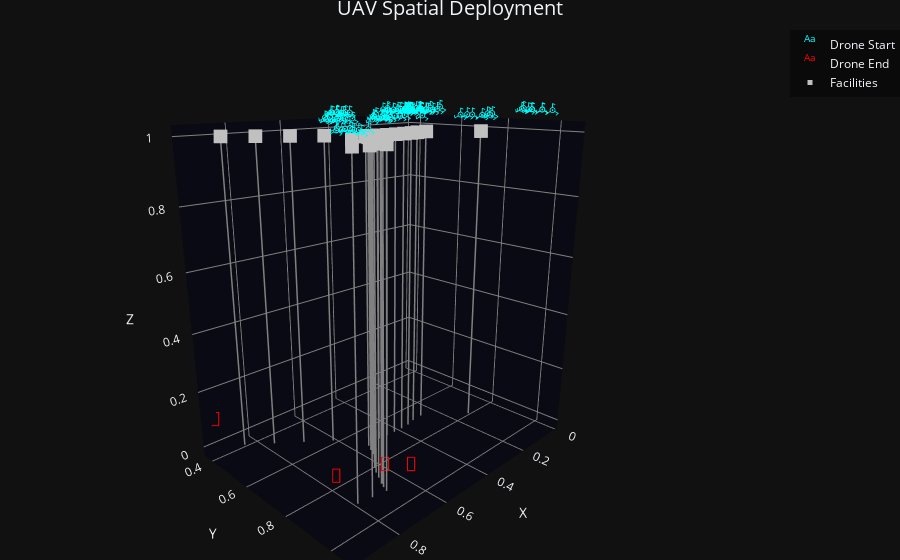

Notebook source saved alongside this figure:
### Code cell
plot_UAV_FLPO(START_locs, END_locs, Y_arr[-1], (4,3))
plot_UAV_FLPO_3D(START_locs, END_locs, Y_arr[-1])

### Figure 1 — Plotly figure (JSON) as saved in the notebook; plotly's stock layout.template omitted (floating-point values rounded to 4 significant figures)
{"data": [{"mode": "text", "name": "Drone Start", "text": ["𖥂", "𖥂", "𖥂", "𖥂", "𖥂", "𖥂", "𖥂", "𖥂", "𖥂", "𖥂", "𖥂", "𖥂", "𖥂", "𖥂", "𖥂", "𖥂", "𖥂", "𖥂", "𖥂", "𖥂", "𖥂", "𖥂", "𖥂", "𖥂", "𖥂", "𖥂", "𖥂", "𖥂", "𖥂", "𖥂", "𖥂", "𖥂", "𖥂", "𖥂", "𖥂", "𖥂", "𖥂", "𖥂", "𖥂", "𖥂", "𖥂", "𖥂", "𖥂", "𖥂", "𖥂", "𖥂", "𖥂", "𖥂", "𖥂", "𖥂", "𖥂", "𖥂", "𖥂", "𖥂", "𖥂", "𖥂", "𖥂", "𖥂", "𖥂", "𖥂", "𖥂", "𖥂", "𖥂", "𖥂", "𖥂", "𖥂", "𖥂", "𖥂", "𖥂", "𖥂", "𖥂", "𖥂", "𖥂", "𖥂", "𖥂", "𖥂", "𖥂", "𖥂", "𖥂", "𖥂", "𖥂", "𖥂", "𖥂", "𖥂", "𖥂", "𖥂", "𖥂", "𖥂", "𖥂", "𖥂", "𖥂", "𖥂", "𖥂", "𖥂", "𖥂", "𖥂", "𖥂", "𖥂", "𖥂", "𖥂"], "textfont": {"color": "cyan", "size": 16}, "type": "scatter3d", "x": [0.5364, 0.4801, 0.5184, 0.5646, 0.5041, 0.5411, 0.5404, 0.5912, 0.5255, 0.7424, 0.7172, 0.7552, 0.7036, 0.7611, 0.6725, 0.7069, 0.6674, 0.7067, 0.6866, 0.7183, 0.05389, 0.02864, 0.03575, 0.04068, 0.01509, 0.05246, 0.03889, 0.0239, 0.05283, 0.5554, 0.5757, 0.5907, 0.5472, 0.5868, 0.5782, 0.551, 0.5707, 0.6075, 0.6007, 0.6006, 0.6139, 0.6097, 0.5842, 0.3658, 0.1603, 0.3036, 0.2457, 0.2926, 0.2812, 0.3716, 0.2693, 0.2919, 0.305, 0.3546, 0.3792, 0.3261, 0.2859, 0.3455, 0.3538, 0.2706, 0.2904, 0.3314, 0.3054, 0.3238, 0.3153, 0.2619, 0.2661, 0.2811, 0.3055, 0.2262, 0.2963, 0.2874, 0.3001, 0.2534, 0.3253, 0.3293, 0.3347, 0.2718, 0.308, 0.3886, 0.3704, 0.3274, 0.3481, 0.4067, 0.371, 0.2846, 0.3417, 0.3318, 0.3887, 0.886, 0.8558, 0.8653, 0.8821, 0.9046, 0.9243, 0.8885, 0.8865, 0.9036, 0.8826, 0.8708], "y": [0.8001, 0.8535, 0.761, 0.7805, 0.8085, 0.7294, 0.8262, 0.7707, 0.7492, 0.7534, 0.7134, 0.7632, 0.7816, 0.7974, 0.8519, 0.7567, 0.7189, 0.721, 0.7899, 0.7767, 0.9243, 0.9582, 0.9999, 0.9659, 0.8795, 0.8979, 0.9276, 0.9559, 0.935, 0.575, 0.5959, 0.5937, 0.6043, 0.5839, 0.6223, 0.6269, 0.6226, 0.793, 0.814, 0.8344, 0.8433, 0.8331, 0.8311, 0.7132, 0.6453, 0.6193, 0.7076, 0.7026, 0.7199, 0.6931, 0.649, 0.7098, 0.6449, 0.9145, 0.91, 0.9736, 0.9356, 0.9611, 0.9323, 0.941, 0.6214, 0.6444, 0.643, 0.6433, 0.6358, 0.6505, 0.6355, 0.6639, 0.6534, 0.6597, 0.6325, 0.6749, 0.6423, 0.6395, 0.6212, 0.6123, 0.6298, 0.6602, 0.6935, 0.6251, 0.6319, 0.6453, 0.6875, 0.6832, 0.6318, 0.6931, 0.6662, 0.5675, 0.6038, 0.987, 1.031, 0.9803, 1.028, 0.9975, 1.001, 1.02, 0.9592, 1.061, 1.007, 0.9867], "z": [1.0, 1.0, 1.0, 1.0, 1.0, 1.0, 1.0, 1.0, 1.0, 1.0, 1.0, 1.0, 1.0, 1.0, 1.0, 1.0, 1.0, 1.0, 1.0, 1.0, 1.0, 1.0, 1.0, 1.0, 1.0, 1.0, 1.0, 1.0, 1.0, 1.0, 1.0, 1.0, 1.0, 1.0, 1.0, 1.0, 1.0, 1.0, 1.0, 1.0, 1.0, 1.0, 1.0, 1.0, 1.0, 1.0, 1.0, 1.0, 1.0, 1.0, 1.0, 1.0, 1.0, 1.0, 1.0, 1.0, 1.0, 1.0, 1.0, 1.0, 1.0, 1.0, 1.0, 1.0, 1.0, 1.0, 1.0, 1.0, 1.0, 1.0, 1.0, 1.0, 1.0, 1.0, 1.0, 1.0, 1.0, 1.0, 1.0, 1.0, 1.0, 1.0, 1.0, 1.0, 1.0, 1.0, 1.0, 1.0, 1.0, 1.0, 1.0, 1.0, 1.0, 1.0, 1.0, 1.0, 1.0, 1.0, 1.0, 1.0]}, {"mode": "text", "name": "Drone End", "text": ["📍", "📍", "📍", "📍", "📍", "📍", "📍", "📍", "📍", "📍", "📍", "📍", "📍", "📍", "📍", "📍", "📍", "📍", "📍", "📍", "📍", "📍", "📍", "📍", "📍", "📍", "📍", "📍", "📍", "📍", "📍", "📍", "📍", "📍", "📍", "📍", "📍", "📍", "📍", "📍", "📍", "📍", "📍", "📍", "📍", "📍", "📍", "📍", "📍", "📍", "📍", "📍", "📍", "📍", "📍", "📍", "📍", "📍", "📍", "📍", "📍", "📍", "📍", "📍", "📍", "📍", "📍", "📍", "📍", "📍", "📍", "📍", "📍", "📍", "📍", "📍", "📍", "📍", "📍", "📍", "📍", "📍", "📍", "📍", "📍", "📍", "📍", "📍", "📍", "📍", "📍", "📍", "📍", "📍", "📍", "📍", "📍", "📍", "📍", "📍"], "textfont": {"color": "red", "size": 20}, "type": "scatter3d", "x": [0.8579, 0.8579, 0.8579, 0.8579, 0.8579, 0.8579, 0.8579, 0.8579, 0.8579, 0.8579, 0.8579, 0.8579, 0.8579, 0.8579, 0.8579, 0.8579, 0.8579, 0.8579, 0.8579, 0.8579, 0.8579, 0.8579, 0.8579, 0.8579, 0.8579, 0.9446, 0.9446, 0.9446, 0.9446, 0.9446, 0.9446, 0.9446, 0.9446, 0.9446, 0.9446, 0.9446, 0.9446, 0.9446, 0.9446, 0.9446, 0.9446, 0.9446, 0.9446, 0.9446, 0.9446, 0.9446, 0.9446, 0.9446, 0.9446, 0.9446, 0.72, 0.72, 0.72, 0.72, 0.72, 0.72, 0.72, 0.72, 0.72, 0.72, 0.72, 0.72, 0.72, 0.72, 0.72, 0.72, 0.72, 0.72, 0.72, 0.72, 0.72, 0.72, 0.72, 0.72, 0.72, 0.6654, 0.6654, 0.6654, 0.6654, 0.6654, 0.6654, 0.6654, 0.6654, 0.6654, 0.6654, 0.6654, 0.6654, 0.6654, 0.6654, 0.6654, 0.6654, 0.6654, 0.6654, 0.6654, 0.6654, 0.6654, 0.6654, 0.6654, 0.6654, 0.6654], "y": [0.8861, 0.8861, 0.8861, 0.8861, 0.8861, 0.8861, 0.8861, 0.8861, 0.8861, 0.8861, 0.8861, 0.8861, 0.8861, 0.8861, 0.8861, 0.8861, 0.8861, 0.8861, 0.8861, 0.8861, 0.8861, 0.8861, 0.8861, 0.8861, 0.8861, 0.372, 0.372, 0.372, 0.372, 0.372, 0.372, 0.372, 0.372, 0.372, 0.372, 0.372, 0.372, 0.372, 0.372, 0.372, 0.372, 0.372, 0.372, 0.372, 0.372, 0.372, 0.372, 0.372, 0.372, 0.372, 0.9455, 0.9455, 0.9455, 0.9455, 0.9455, 0.9455, 0.9455, 0.9455, 0.9455, 0.9455, 0.9455, 0.9455, 0.9455, 0.9455, 0.9455, 0.9455, 0.9455, 0.9455, 0.9455, 0.9455, 0.9455, 0.9455, 0.9455, 0.9455, 0.9455, 0.9998, 0.9998, 0.9998, 0.9998, 0.9998, 0.9998, 0.9998, 0.9998, 0.9998, 0.9998, 0.9998, 0.9998, 0.9998, 0.9998, 0.9998, 0.9998, 0.9998, 0.9998, 0.9998, 0.9998, 0.9998, 0.9998, 0.9998, 0.9998, 0.9998], "z": [0.0, 0.0, 0.0, 0.0, 0.0, 0.0, 0.0, 0.0, 0.0, 0.0, 0.0, 0.0, 0.0, 0.0, 0.0, 0.0, 0.0, 0.0, 0.0, 0.0, 0.0, 0.0, 0.0, 0.0, 0.0, 0.0, 0.0, 0.0, 0.0, 0.0, 0.0, 0.0, 0.0, 0.0, 0.0, 0.0, 0.0, 0.0, 0.0, 0.0, 0.0, 0.0, 0.0, 0.0, 0.0, 0.0, 0.0, 0.0, 0.0, 0.0, 0.0, 0.0, 0.0, 0.0, 0.0, 0.0, 0.0, 0.0, 0.0, 0.0, 0.0, 0.0, 0.0, 0.0, 0.0, 0.0, 0.0, 0.0, 0.0, 0.0, 0.0, 0.0, 0.0, 0.0, 0.0, 0.0, 0.0, 0.0, 0.0, 0.0, 0.0, 0.0, 0.0, 0.0, 0.0, 0.0, 0.0, 0.0, 0.0, 0.0, 0.0, 0.0, 0.0, 0.0, 0.0, 0.0, 0.0, 0.0, 0.0, 0.0]}, {"line": {"color": "gray", "width": 3}, "mode": "lines", "showlegend": false, "type": "scatter3d", "x": [0.582, 0.582], "y": [0.7309, 0.7309], "z": [0, 1]}, {"line": {"color": "gray", "width": 3}, "mode": "lines", "showlegend": false, "type": "scatter3d", "x": [0.6783, 0.6783], "y": [0.7792, 0.7792], "z": [0, 1]}, {"line": {"color": "gray", "width": 3}, "mode": "lines", "showlegend": false, "type": "scatter3d", "x": [0.5263, 0.5263], "y": [0.7229, 0.7229], "z": [0, 1]}, {"line": {"color": "gray", "width": 3}, "mode": "lines", "showlegend": false, "type": "scatter3d", "x": [0.6576, 0.6576], "y": [0.8374, 0.8374], "z": [0, 1]}, {"line": {"color": "gray", "width": 3}, "mode": "lines", "showlegend": false, "type": "scatter3d", "x": [0.4577, 0.4577], "y": [0.728, 0.728], "z": [0, 1]}, {"line": {"color": "gray", "width": 3}, "mode": "lines", "showlegend": false, "type": "scatter3d", "x": [0.6393, 0.6393], "y": [0.8182, 0.8182], "z": [0, 1]}, {"line": {"color": "gray", "width": 3}, "mode": "lines", "showlegend": false, "type": "scatter3d", "x": [0.4229, 0.4229], "y": [0.7292, 0.7292], "z": [0, 1]}, {"line": {"color": "gray", "width": 3}, "mode": "lines", "showlegend": false, "type": "scatter3d", "x": [0.6848, 0.6848], "y": [0.8839, 0.8839], "z": [0, 1]}, {"line": {"color": "gray", "width": 3}, "mode": "lines", "showlegend": false, "type": "scatter3d", "x": [0.766, 0.766], "y": [0.9411, 0.9411], "z": [0, 1]}, {"line": {"color": "gray", "width": 3}, "mode": "lines", "showlegend": false, "type": "scatter3d", "x": [0.6971, 0.6971], "y": [0.9082, 0.9082], "z": [0, 1]}, {"line": {"color": "gray", "width": 3}, "mode": "lines", "showlegend": false, "type": "scatter3d", "x": [0.1738, 0.1738], "y": [0.827, 0.827], "z": [0, 1]}, {"line": {"color": "gray", "width": 3}, "mode": "lines", "showlegend": false, "type": "scatter3d", "x": [0.6073, 0.6073], "y": [0.7777, 0.7777], "z": [0, 1]}, {"line": {"color": "gray", "width": 3}, "mode": "lines", "showlegend": false, "type": "scatter3d", "x": [0.7194, 0.7194], "y": [0.5598, 0.5598], "z": [0, 1]}, {"line": {"color": "gray", "width": 3}, "mode": "lines", "showlegend": false, "type": "scatter3d", "x": [0.8167, 0.8167], "y": [0.9335, 0.9335], "z": [0, 1]}, {"line": {"color": "gray", "width": 3}, "mode": "lines", "showlegend": false, "type": "scatter3d", "x": [0.7084, 0.7084], "y": [0.9289, 0.9289], "z": [0, 1]}, {"line": {"color": "gray", "width": 3}, "mode": "lines", "showlegend": false, "type": "scatter3d", "x": [0.3885, 0.3885], "y": [0.7275, 0.7275], "z": [0, 1]}, {"line": {"color": "gray", "width": 3}, "mode": "lines", "showlegend": false, "type": "scatter3d", "x": [0.3527, 0.3527], "y": [0.7187, 0.7187], "z": [0, 1]}, {"line": {"color": "gray", "width": 3}, "mode": "lines", "showlegend": false, "type": "scatter3d", "x": [0.5948, 0.5948], "y": [0.7545, 0.7545], "z": [0, 1]}, {"line": {"color": "gray", "width": 3}, "mode": "lines", "showlegend": false, "type": "scatter3d", "x": [0.7009, 0.7009], "y": [0.9125, 0.9125], "z": [0, 1]}, {"line": {"color": "gray", "width": 3}, "mode": "lines", "showlegend": false, "type": "scatter3d", "x": [0.7946, 0.7946], "y": [0.4973, 0.4973], "z": [0, 1]}, {"line": {"color": "gray", "width": 3}, "mode": "lines", "showlegend": false, "type": "scatter3d", "x": [0.7153, 0.7153], "y": [0.9487, 0.9487], "z": [0, 1]}, {"line": {"color": "gray", "width": 3}, "mode": "lines", "showlegend": false, "type": "scatter3d", "x": [0.3088, 0.3088], "y": [0.7159, 0.7159], "z": [0, 1]}, {"line": {"color": "gray", "width": 3}, "mode": "lines", "showlegend": false, "type": "scatter3d", "x": [0.6725, 0.6725], "y": [0.8595, 0.8595], "z": [0, 1]}, {"line": {"color": "gray", "width": 3}, "mode": "lines", "showlegend": false, "type": "scatter3d", "x": [0.6991, 0.6991], "y": [0.9133, 0.9133], "z": [0, 1]}, {"line": {"color": "gray", "width": 3}, "mode": "lines", "showlegend": false, "type": "scatter3d", "x": [0.7075, 0.7075], "y": [0.9276, 0.9276], "z": [0, 1]}, {"line": {"color": "gray", "width": 3}, "mode": "lines", "showlegend": false, "type": "scatter3d", "x": [0.6217, 0.6217], "y": [0.7988, 0.7988], "z": [0, 1]}, {"line": {"color": "gray", "width": 3}, "mode": "lines", "showlegend": false, "type": "scatter3d", "x": [0.8696, 0.8696], "y": [0.4347, 0.4347], "z": [0, 1]}, {"line": {"color": "gray", "width": 3}, "mode": "lines", "showlegend": false, "type": "scatter3d", "x": [0.644, 0.644], "y": [0.6221, 0.6221], "z": [0, 1]}, {"line": {"color": "gray", "width": 3}, "mode": "lines", "showlegend": false, "type": "scatter3d", "x": [0.56, 0.56], "y": [0.7176, 0.7176], "z": [0, 1]}, {"line": {"color": "gray", "width": 3}, "mode": "lines", "showlegend": false, "type": "scatter3d", "x": [0.4923, 0.4923], "y": [0.7267, 0.7267], "z": [0, 1]}, {"marker": {"color": "silver", "size": 5, "symbol": "square"}, "mode": "markers", "name": "Facilities", "type": "scatter3d", "x": [0.582, 0.6783, 0.5263, 0.6576, 0.4577, 0.6393, 0.4229, 0.6848, 0.766, 0.6971, 0.1738, 0.6073, 0.7194, 0.8167, 0.7084, 0.3885, 0.3527, 0.5948, 0.7009, 0.7946, 0.7153, 0.3088, 0.6725, 0.6991, 0.7075, 0.6217, 0.8696, 0.644, 0.56, 0.4923], "y": [0.7309, 0.7792, 0.7229, 0.8374, 0.728, 0.8182, 0.7292, 0.8839, 0.9411, 0.9082, 0.827, 0.7777, 0.5598, 0.9335, 0.9289, 0.7275, 0.7187, 0.7545, 0.9125, 0.4973, 0.9487, 0.7159, 0.8595, 0.9133, 0.9276, 0.7988, 0.4347, 0.6221, 0.7176, 0.7267], "z": [1.0, 1.0, 1.0, 1.0, 1.0, 1.0, 1.0, 1.0, 1.0, 1.0, 1.0, 1.0, 1.0, 1.0, 1.0, 1.0, 1.0, 1.0, 1.0, 1.0, 1.0, 1.0, 1.0, 1.0, 1.0, 1.0, 1.0, 1.0, 1.0, 1.0]}], "layout": {"legend": {"bgcolor": "rgba(0,0,0,0.4)", "bordercolor": "white"}, "margin": {"b": 0, "l": 0, "r": 0, "t": 30}, "scene": {"aspectmode": "data", "camera": {"eye": {"x": 1.5, "y": 1.5, "z": 0.7}}, "xaxis": {"backgroundcolor": "rgb(10,10,20)", "gridcolor": "gray", "title": {"text": "X"}, "zerolinecolor": "gray"}, "yaxis": {"backgroundcolor": "rgb(10,10,20)", "gridcolor": "gray", "title": {"text": "Y"}, "zerolinecolor": "gray"}, "zaxis": {"backgroundcolor": "rgb(10,10,20)", "gridcolor": "gray", "title": {"text": "Z"}, "zerolinecolor": "gray"}}, "title": {"font": {"size": 20}, "text": "UAV Spatial Deployment", "x": 0.5}}}
